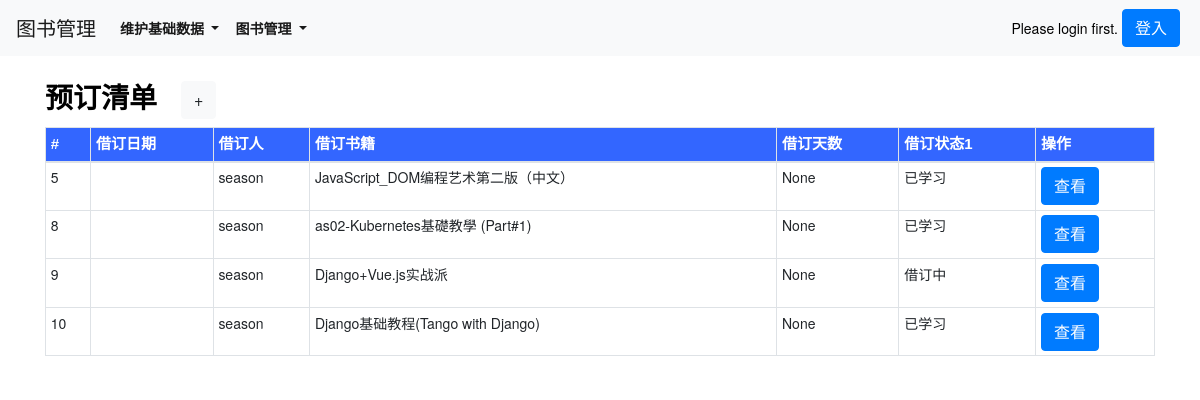
Page /theBorrowlist_user/ on the earlier database version.
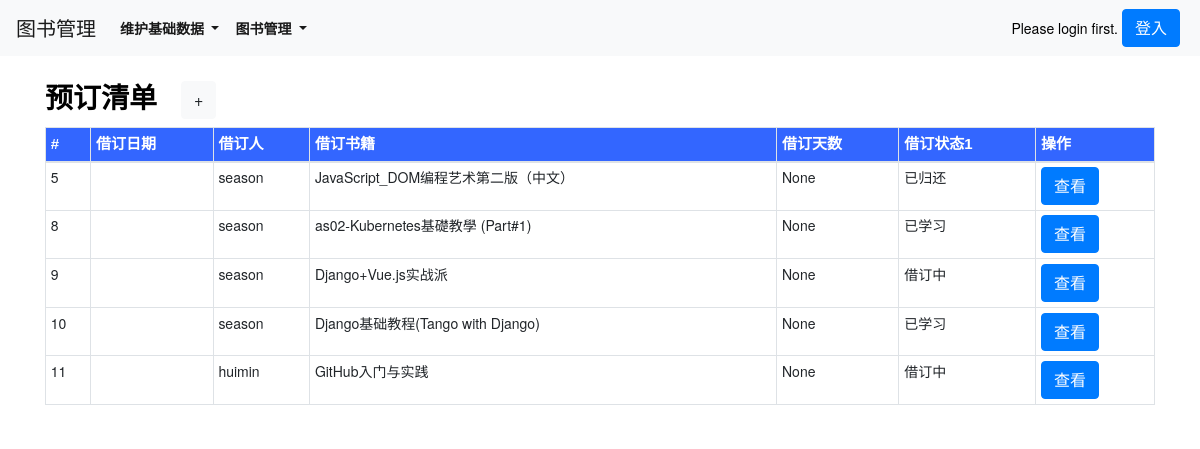
Same page on the later database version.
### book/models.py (models this page shows, shortened)
class theBorrow(models.Model):
    boid = models.AutoField(primary_key=True)
    theBorrow_add_datetime = models.DateTimeField(max_length=500,verbose_name=('创建日期'),auto_now_add=True)
    theBorrow_update_datetime = models.DateTimeField(max_length=500,verbose_name=('修改日期'),auto_now=True)
    theBorrow_theUser = models.ForeignKey(theUser,on_delete=models.CASCADE) #related_name='borrow_theUser',
    theBorrow_theBook = models.ForeignKey(theBook,on_delete=models.CASCADE)  #,related_name='borrow_theBook'
    theBorrow_duration = models.IntegerField(verbose_name=('借订天数'),blank=True, null=True,)
    theBorrow_status1 = models.CharField(max_length=500, choices=THEBORROWSTATUS_TYPE, verbose_name=('借订状态1'))
    theBorrow_status2 = models.CharField(max_length=500,verbose_name=('借订状态2'),blank=True, null=True,)
    theBorrow_status3 = models.CharField(max_length=500,verbose_name=('借订状态3'),blank=True, null=True,)
    class Meta:
        verbose_name = ('借订')
        verbose_name_plural = ('借订')
        unique_together = [['theBorrow_theUser','theBorrow_theBook']] # 联合唯一

class theUser(models.Model):
    uid = models.AutoField(primary_key=True)
    theUser_name = models.CharField(max_length=500,verbose_name=('用户名称'))
    theUser_logo = models.ImageField(max_length=500, blank=True, null=True, verbose_name=('用户LOGO'),upload_to='images')
    theUser_password = models.CharField(max_length=500,verbose_name=('用户密码'))
    theUser_phone = models.CharField(max_length=500,verbose_name=('用户电话'))
    theUser_id = models.CharField(max_length=500,verbose_name=('用户ID'),blank=True, null=True)
    theUser_status1 = models.CharField(max_length=500,verbose_name=('用户状态1'),choices=THEUSERSTATUS_TYPE)
    theUser_status2 = models.CharField(max_length=500,verbose_name=('用户状态2'),blank=True, null=True,)
    theUser_status3 = models.CharField(max_length=500,verbose_name=('用户状态3'),blank=True, null=True,)
    class Meta:
        verbose_name = ('自定义用户')
        verbose_name_plural = ('自定义用户')
    def __str__(self):
        return str(self.theUser_name)

class theBook(models.Model):
    bid = models.AutoField(primary_key=True)
    theBook_name = models.CharField(max_length=500,verbose_name=('图书名称'),)
    theBook_location = models.ForeignKey(location,blank=True, null=True, on_delete=models.CASCADE,related_name='Book_location')
    theBook_type = models.CharField(max_length=500, verbose_name=('电子书/纸质书'),choices=THEBOOK_TYPE,)
    theBook_category = models.ForeignKey(category,blank=True, null=True, on_delete=models.CASCADE,related_name='Book_category')
    theBook_logo = models.ImageField(max_length=500, verbose_name=('图书照片1'),upload_to='images/')
    theBook_attachment = models.FileField(max_length=10000,verbose_name=('图书附件(备用)'),blank=True, null=True,upload_to='file')
    theBook_status1 = models.CharField(max_length=500,verbose_name=('图书状态1'),choices=THESTATUS_TYPE,)
    theBook_status2 = models.CharField(max_length=500,verbose_name=('图书状态2(备用)'),blank=True, null=True,)
    theBook_status3 = models.CharField(max_length=500,verbose_name=('图书状态3(备用)'),blank=True, null=True,)
    theBook_id = models.CharField(max_length=500,verbose_name=('图书编号(备用)'),blank=True, null=True,)
    theBook_information1 = models.TextField(max_length=10000,verbose_name=('图书信息1'),blank=True, null=True,)
    theBook_information2 = models.TextField(max_length=10000,verbose_name=('图书信息2(备用)'),blank=True, null=True,)
    theBook_information3 = models.TextField(max_length=10000,verbose_name=('图书信息3(备用)'),blank=True, null=True,)
    theBook_information4 = models.TextField(max_length=10000,verbose_name=('图书信息4(备用)'),blank=True, null=True,)
    theBook_information5 = models.TextField(max_length=10000,verbose_name=('图书信息5(备用)'),blank=True, null=True,)
    class Meta:
        verbose_name = ('图书')
        verbose_name_plural = ('图书')
        ordering = ['theBook_category'] # 返回值排序
    def __str__(self):
        return str(self.theBook_name)

### book/views.py (the view)
# urls.py: path('theBorrowlist_user/', views.theBorrowlist_user, name='theBorrowlist_user'),
def theBorrowlist_user(request):
    theBorrowlist = theBorrow.objects.all()
    AddForm = theBorrowModalAddForm()
    ShowForm = theBorrowModalShowForm()
    context = {
        'theBorrowlist':theBorrowlist,
        'AddForm':AddForm,
        'ShowForm':ShowForm,
    }
    return render(request,'theBorrowlist_user.html',context)

### templates/theBorrowlist_user.html (shortened to what this page needs)
{% extends 'base.html' %}
{% load static %}
{% block body_block %}
<div class="container">
    <div class="row py-4 align-items-center">
        <div class="col-lg-12 col-md-12 mt-0 table-responsive"  style="background-color: #fff;">
            <h3 class="font-weight-bold">预订清单<button class="ml-4 btn btn-light btnAdd">+</button></h3>
            <table class="table table-striped table-sm table-bordered ">
                <thead>
                    <tr style="color:White;background-color:#3366FF;font-family:微軟正黑體,Tahoma,Arial,微軟雅黑體;font-size:15px;">
                        <th scope="col">#</th>
                        <th scope="col">借订日期</th>
                        <th scope="col">借订人</th>
                        <th scope="col">借订书籍</th>
                        <th scope="col">借订天数</th>
                        <th scope="col">借订状态1</th>
                        <th scope="col">操作</th>
                    </tr>
                </thead>
                {% for theBorrow in theBorrowlist %}
                    <td>{{ theBorrow.boid }}</td>
                    <td>{{ theBorrow.theBorrow_datetime|date:"Y-m-d" }}</td>
                    <td>{{ theBorrow.theBorrow_theUser }}</td>
                    <td>{{ theBorrow.theBorrow_theBook }}</td>
                    <td>{{ theBorrow.theBorrow_duration }}</td>
                    <td>{{ theBorrow.theBorrow_status1 }}</td>
                    <td>
                        <button type="button" id='btnEdit' class="btn btn-primary btnEdit"  boid="{{ theBorrow.boid }}">
                            查看
                        </button>
                    </td>
                {% endfor %}
            </table>
        </div>
    </div>
</div>
<br>
<br>
<br>
<br>
<br>
{% endblock %}

Differences in the rows shown:
changed theBorrow "JavaScript_DOM编程艺术第二版（中文）": theBorrow_status1 "已学习" → "已归还"
added theBorrow: boid "11", theBorrow_theUser "huimin", theBorrow_theBook "GitHub入门与实践", theBorrow_duration "None", theBorrow_status1 "借订中"
